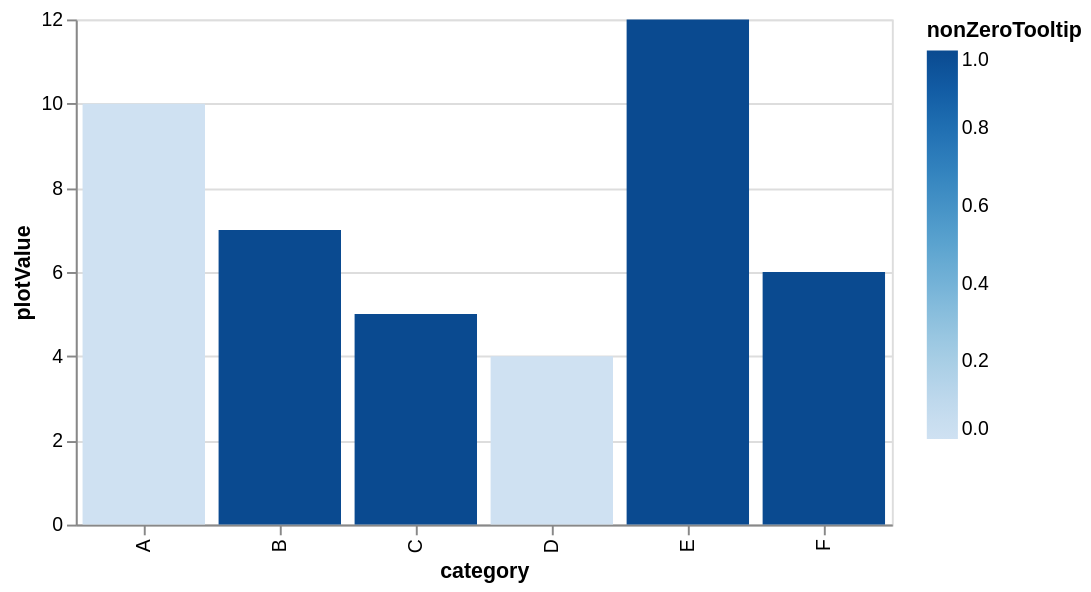

Describe this chart as a Vega-Lite specification.
### Vega specification from a JSON file in a GitHub repository (floating-point values rounded to 4 significant figures)
{"$schema": "https://vega.github.io/schema/vega/v6.json", "description": "A bar chart with fields that are conditionally omitted from generated tooltips.", "background": "white", "padding": 5, "width": 420, "height": 260, "style": "cell", "data": [{"name": "source_0", "values": [{"category": "A", "plotValue": 10, "validTooltip": 10, "nonZeroTooltip": 0}, {"category": "B", "plotValue": 7, "validTooltip": 7, "nonZeroTooltip": 1}, {"category": "C", "plotValue": 5, "validTooltip": null, "nonZeroTooltip": 1}, {"category": "D", "plotValue": 4, "validTooltip": 4, "nonZeroTooltip": 0}, {"category": "E", "plotValue": 12, "validTooltip": 12, "nonZeroTooltip": 1}, {"category": "F", "plotValue": 6, "validTooltip": 6, "nonZeroTooltip": 1}]}, {"name": "data_0", "source": "source_0", "transform": [{"type": "stack", "groupby": ["category"], "field": "plotValue", "sort": {"field": ["nonZeroTooltip"], "order": ["descending"]}, "as": ["plotValue_start", "plotValue_end"], "offset": "zero"}, {"type": "filter", "expr": "isValid(datum[\"plotValue\"]) && isFinite(+datum[\"plotValue\"]) && isValid(datum[\"nonZeroTooltip\"]) && isFinite(+datum[\"nonZeroTooltip\"])"}]}], "marks": [{"name": "marks", "type": "rect", "style": ["bar"], "from": {"data": "data_0"}, "encode": {"update": {"tooltip": {"signal": "merge({\"category\": isValid(datum[\"category\"]) ? isArray(datum[\"category\"]) ? join(datum[\"category\"], '\\n') : datum[\"category\"] : \"\"+datum[\"category\"]}, (isValid(datum[\"validTooltip\"]) && isFinite(+datum[\"validTooltip\"])) ? {\"validTooltip\": format(datum[\"validTooltip\"], \"\")} : {}, (!(datum[\"nonZeroTooltip\"]===0)) ? {\"nonZeroTooltip\": format(datum[\"nonZeroTooltip\"], \"\")} : {})"}, "fill": {"scale": "color", "field": "nonZeroTooltip"}, "ariaRoleDescription": {"value": "bar"}, "description": {"signal": "\"category: \" + (isValid(datum[\"category\"]) ? isArray(datum[\"category\"]) ? join(datum[\"category\"], ' ') : datum[\"category\"] : \"\"+datum[\"category\"]) + \"; \" + \"plotValue: \" + (format(datum[\"plotValue\"], \"\")) + \"; \" + \"nonZeroTooltip: \" + (format(datum[\"nonZeroTooltip\"], \"\")) + ((isValid(datum[\"validTooltip\"]) && isFinite(+datum[\"validTooltip\"])) ? (\"; \" + \"validTooltip: \" + (format(datum[\"validTooltip\"], \"\"))) : \"\")"}, "x": {"scale": "x", "field": "category"}, "width": {"signal": "max(0.25, bandwidth('x'))"}, "y": {"scale": "y", "field": "plotValue_end"}, "y2": {"scale": "y", "field": "plotValue_start"}}}}], "scales": [{"name": "x", "type": "band", "domain": {"data": "data_0", "field": "category", "sort": true}, "range": [0, {"signal": "width"}], "paddingInner": 0.1, "paddingOuter": 0.05}, {"name": "y", "type": "linear", "domain": {"data": "data_0", "fields": ["plotValue_start", "plotValue_end"]}, "range": [{"signal": "height"}, 0], "nice": true, "zero": true}, {"name": "color", "type": "linear", "domain": {"data": "data_0", "field": "nonZeroTooltip"}, "range": "ramp", "interpolate": "hcl", "zero": false}], "axes": [{"scale": "y", "orient": "left", "gridScale": "x", "grid": true, "tickCount": {"signal": "ceil(height/40)"}, "domain": false, "labels": false, "aria": false, "maxExtent": 0, "minExtent": 0, "ticks": false, "zindex": 0}, {"scale": "x", "orient": "bottom", "grid": false, "title": "category", "labelAlign": "right", "labelAngle": 270, "labelBaseline": "middle", "zindex": 0}, {"scale": "y", "orient": "left", "grid": false, "title": "plotValue", "labelOverlap": true, "tickCount": {"signal": "ceil(height/40)"}, "zindex": 0}], "legends": [{"fill": "color", "gradientLength": {"signal": "clamp(height, 64, 200)"}, "title": "nonZeroTooltip"}]}
